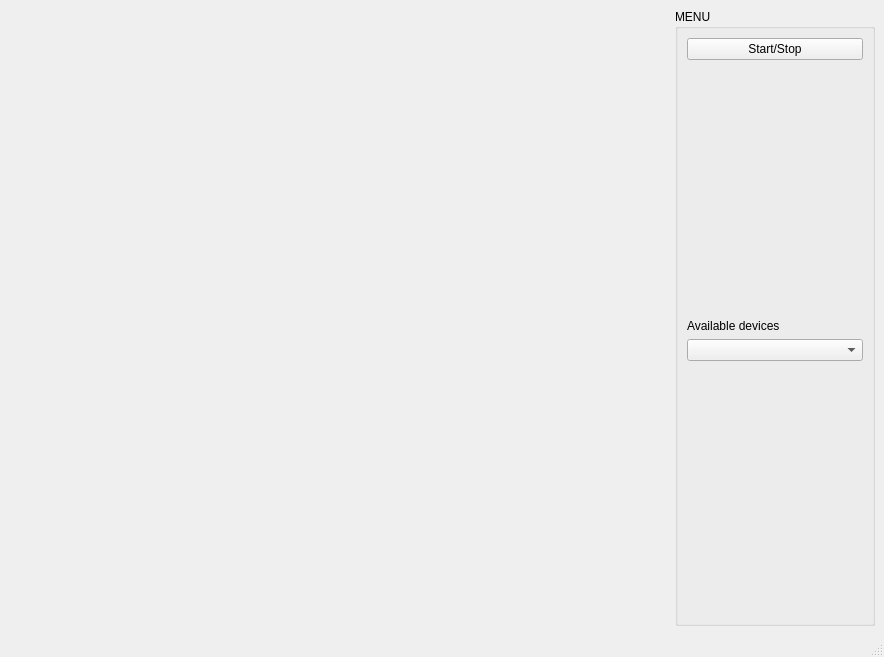
<?xml version="1.0" encoding="UTF-8"?>
<ui version="4.0">
 <class>MainWindow</class>
 <widget class="QMainWindow" name="MainWindow">
  <property name="geometry">
   <rect>
    <x>0</x>
    <y>0</y>
    <width>884</width>
    <height>657</height>
   </rect>
  </property>
  <property name="windowTitle">
   <string>MainWindow</string>
  </property>
  <widget class="QWidget" name="centralwidget">
   <layout class="QHBoxLayout" name="horizontalLayout">
    <item>
     <widget class="RealTimeFFTWindow" name="fft_window" native="true">
      <layout class="QVBoxLayout" name="verticalLayout"/>
     </widget>
    </item>
    <item>
     <widget class="QGroupBox" name="groupBox">
      <property name="maximumSize">
       <size>
        <width>200</width>
        <height>16777215</height>
       </size>
      </property>
      <property name="title">
       <string>MENU</string>
      </property>
      <layout class="QGridLayout" name="gridLayout">
       <item row="1" column="0">
        <spacer name="verticalSpacer">
         <property name="orientation">
          <enum>Qt::Vertical</enum>
         </property>
         <property name="sizeHint" stdset="0">
          <size>
           <width>20</width>
           <height>268</height>
          </size>
         </property>
        </spacer>
       </item>
       <item row="3" column="0">
        <widget class="QComboBox" name="cb_devices"/>
       </item>
       <item row="0" column="0">
        <widget class="QPushButton" name="pb_start">
         <property name="text">
          <string>Start/Stop</string>
         </property>
        </widget>
       </item>
       <item row="4" column="0">
        <spacer name="verticalSpacer_2">
         <property name="orientation">
          <enum>Qt::Vertical</enum>
         </property>
         <property name="sizeHint" stdset="0">
          <size>
           <width>20</width>
           <height>268</height>
          </size>
         </property>
        </spacer>
       </item>
       <item row="2" column="0">
        <widget class="QLabel" name="label_devices">
         <property name="text">
          <string>Available devices</string>
         </property>
        </widget>
       </item>
      </layout>
     </widget>
    </item>
   </layout>
  </widget>
  <widget class="QMenuBar" name="menubar">
   <property name="geometry">
    <rect>
     <x>0</x>
     <y>0</y>
     <width>884</width>
     <height>20</height>
    </rect>
   </property>
  </widget>
  <widget class="QStatusBar" name="statusbar"/>
 </widget>
 <customwidgets>
  <customwidget>
   <class>RealTimeFFTWindow</class>
   <extends>QWidget</extends>
   <header>real_time_fft_window.h</header>
   <container>1</container>
  </customwidget>
 </customwidgets>
 <resources/>
 <connections/>
</ui>
